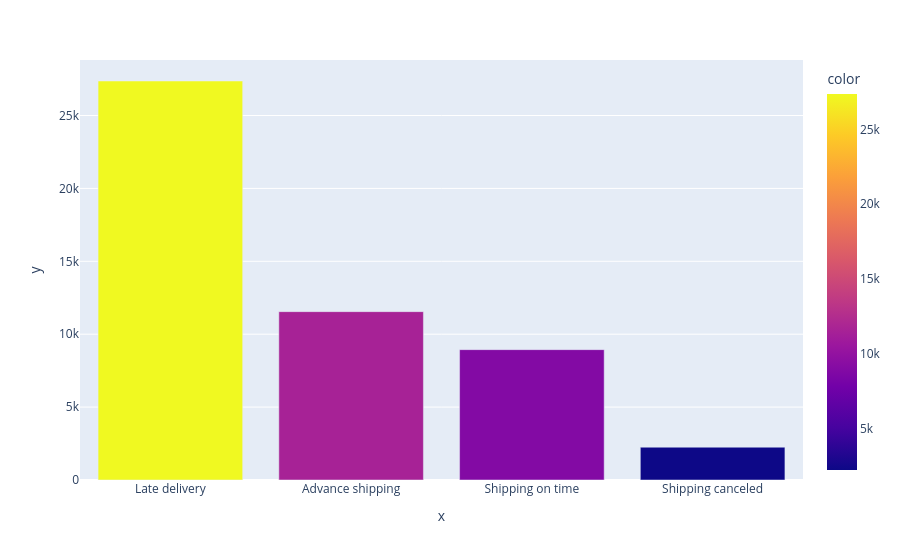

The code cell stored with this chart in its notebook:
### Code cell
## Data Analysis : On time shipment
df_delivery_analysis = df.groupby(['Delivery Status'])['Order Id'].count().reset_index(name='Number of Orders').sort_values(by=['Number of Orders'], ascending=False)
px.bar(x=df_delivery_analysis['Delivery Status'], y=df_delivery_analysis['Number of Orders'], color=df_delivery_analysis['Number of Orders'],)
# plt.savefig('images/On-time-shipment-Plot.png')
# plt.show()

### Figure 1 — Plotly figure (JSON) as saved in the notebook; plotly's stock layout.template omitted (floating-point values rounded to 4 significant figures)
{"data": [{"hovertemplate": "x=%{x}<br>y=%{y}<br>color=%{marker.color}<extra></extra>", "legendgroup": "", "marker": {"color": [27367, 11548, 8942, 2250], "coloraxis": "coloraxis", "pattern": {"shape": ""}}, "name": "", "orientation": "v", "showlegend": false, "textposition": "auto", "x": ["Late delivery", "Advance shipping", "Shipping on time", "Shipping canceled"], "xaxis": "x", "y": [27367, 11548, 8942, 2250], "yaxis": "y", "type": "bar"}], "layout": {"xaxis": {"anchor": "y", "domain": [0.0, 1.0], "title": {"text": "x"}}, "yaxis": {"anchor": "x", "domain": [0.0, 1.0], "title": {"text": "y"}}, "coloraxis": {"colorbar": {"title": {"text": "color"}}, "colorscale": [[0.0, "#0d0887"], [0.1111, "#46039f"], [0.2222, "#7201a8"], [0.3333, "#9c179e"], [0.4444, "#bd3786"], [0.5556, "#d8576b"], [0.6667, "#ed7953"], [0.7778, "#fb9f3a"], [0.8889, "#fdca26"], [1.0, "#f0f921"]]}, "legend": {"tracegroupgap": 0}, "margin": {"t": 60}, "barmode": "relative"}}
